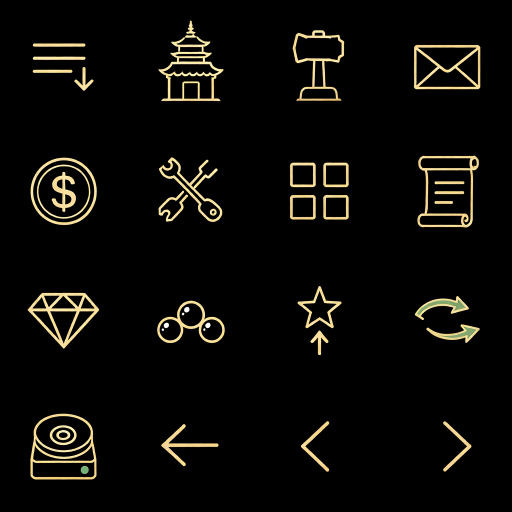
#> input picture art/mobile-toolbar/source.png, 1024 x 1024 px (shown at 1/2 size)
$ python extract.py
#> lines starting #> are read from the running program, lines starting #| are printed output that depends on the picture
from PIL import Image
import json, hashlib
from pathlib import Path
root=Path(__file__).resolve().parents[2]; out=root/'src/assets/mobile-toolbar';out.mkdir(parents=True,exist_ok=True)
im=Image.open(root/'art/mobile-toolbar/source.png').convert('RGBA')
#> im is the input picture: PIL image 1024x1024 RGBA; mean R, G, B, A 11.8, 10.7, 7.4, 255
names=['sort','shop','forge','mail','sell','dismantle','organize','scroll','gem','merge','promote','inherit','save','back','left','right']
manifest={'version':1,'generator':'ComfyUI Qwen Image 2.1','prompt_id':'ddc542a4-2ce0-4071-8569-5767938da299','workflow':'art/mobile-toolbar/workflow.json','icons':[]}
for i,name in enumerate(names):
 x=(i%4)*im.width//4;y=(i//4)*im.height//4
 cell=im.crop((x,y,x+im.width//4,y+im.height//4));px=[]
 for r,g,b,a in cell.getdata():
  m=max(r,g,b);alpha=0 if m<18 else m
  px.append((min(255,round(r*255/m)),min(255,round(g*255/m)),min(255,round(b*255/m)),alpha) if alpha else (0,0,0,0))
 cell.putdata(px);box=cell.getbbox();cell=cell.crop(box);cell.thumbnail((204,204),Image.Resampling.LANCZOS)
 master=Image.new('RGBA',(256,256));master.alpha_composite(cell,((256-cell.width)//2,(256-cell.height)//2))
 master.save(out/(name+'-master.png'));master.resize((64,64),Image.Resampling.LANCZOS).save(out/(name+'.webp'),lossless=True)
 manifest['icons'].append({'asset_id':'mobile_toolbar_'+name,'master':name+'-master.png','runtime':name+'.webp','sha256':hashlib.sha256((out/(name+'.webp')).read_bytes()).hexdigest()})
#> this loop made 16 passes
#> box on passes 1 to 12: (65, 86, 188, 182), (60, 40, 192, 203), (73, 60, 177, 202), (59, 89, 193, 179), (61, 59, 194, 195), (61, 58, 189, 188), (67, 69, 186, 184), (66, 55, 190, 199), (55, 73, 200, 186), (58, 89, 194, 175), (83, 60, 172, 199), (61, 80, 192, 174)
#> pass 1, `cell = im.crop((x, y, x + im.width // 4, y + im.height // 4))`:
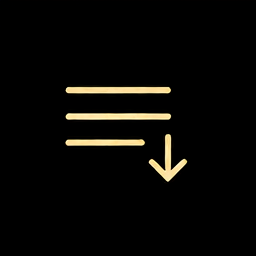
#> cell: PIL image 256x256 RGBA; mean R, G, B, A 9, 8.1, 5.7, 255; transparent parts drawn white
#> pass 1, `cell = cell.crop(box)`:
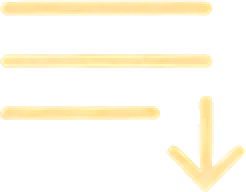
#> cell: PIL image 123x96 RGBA (shown 2 times larger); mean R, G, B, A 59, 52.7, 35.3, 49.4; transparent parts drawn white
#> pass 1, `master.save(out / (name + '-master.png'))`:
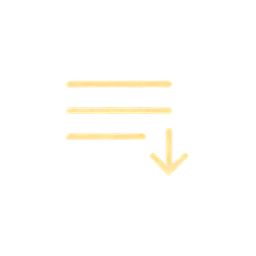
#> saved as sort-master.png: PIL image 256x256 RGBA; mean R, G, B, A 10.6, 9.5, 6.4, 8.9; transparent parts drawn white
#> after the loop:
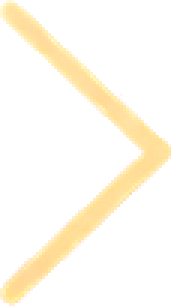
#> cell: PIL image 57x102 RGBA (shown 3 times larger); mean R, G, B, A 49.6, 42.5, 27.3, 41.6; transparent parts drawn white
#> after the loop:
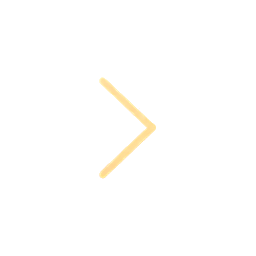
#> master: PIL image 256x256 RGBA; mean R, G, B, A 4.4, 3.8, 2.4, 3.7; transparent parts drawn white
(out/'manifest.json').write_text(json.dumps(manifest,ensure_ascii=False,indent=2),encoding='utf8')
